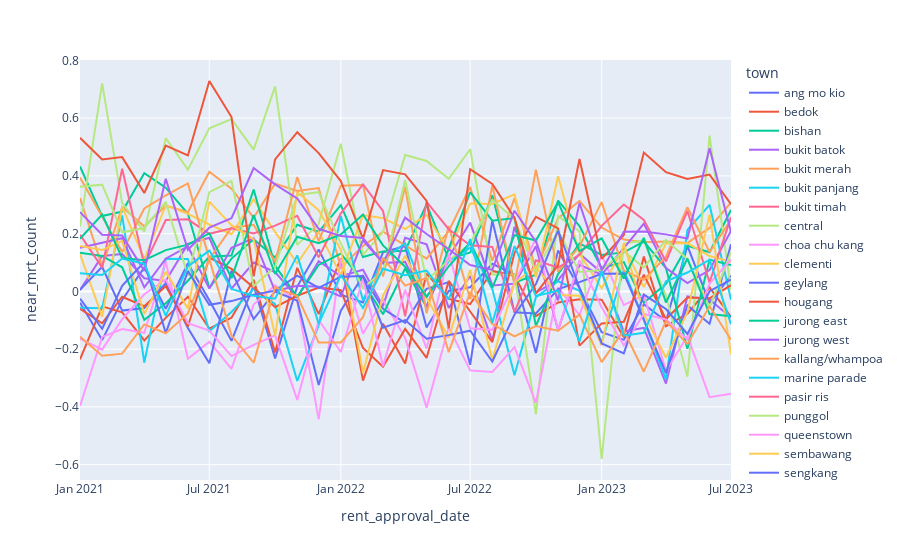

The notebook cell saved with this chart:
### Markdown cell above
### Town level

### Code cell
train_df_cleaned_final.groupby(['rent_approval_date', 'town'])[['psqm', 'near_mrt_count']].corr().iloc[0::2,-1].reset_index().plot.line(x='rent_approval_date', y='near_mrt_count', color='town')

### Figure 1 — Plotly figure (JSON) as saved in the notebook; plotly's stock layout.template omitted (floating-point values rounded to 4 significant figures)
{"data": [{"hovertemplate": "town=ang mo kio<br>rent_approval_date=%{x}<br>near_mrt_count=%{y}<extra></extra>", "legendgroup": "ang mo kio", "line": {"color": "#636efa", "dash": "solid"}, "marker": {"symbol": "circle"}, "mode": "lines", "name": "ang mo kio", "orientation": "v", "showlegend": true, "type": "scatter", "x": ["2021-01", "2021-02", "2021-03", "2021-04", "2021-05", "2021-06", "2021-07", "2021-08", "2021-09", "2021-10", "2021-11", "2021-12", "2022-01", "2022-02", "2022-03", "2022-04", "2022-05", "2022-06", "2022-07", "2022-08", "2022-09", "2022-10", "2022-11", "2022-12", "2023-01", "2023-02", "2023-03", "2023-04", "2023-05", "2023-06", "2023-07"], "xaxis": "x", "y": [-0.03893, -0.1685, -0.0294, 0.08278, -0.06003, 0.09765, -0.03088, -0.171, 0.02052, -0.2318, 0.01674, 0.1454, -0.01103, -0.03845, 0.1353, 0.1568, -0.125, 0.001762, 0.01419, 0.0954, 0.05788, -0.2128, 0.1419, 0.0107, -0.1416, -0.1678, -0.0446, -0.103, 0.1572, -0.04062, 0.05459], "yaxis": "y"}, {"hovertemplate": "town=bedok<br>rent_approval_date=%{x}<br>near_mrt_count=%{y}<extra></extra>", "legendgroup": "bedok", "line": {"color": "#EF553B", "dash": "solid"}, "marker": {"symbol": "circle"}, "mode": "lines", "name": "bedok", "orientation": "v", "showlegend": true, "type": "scatter", "x": ["2021-01", "2021-02", "2021-03", "2021-04", "2021-05", "2021-06", "2021-07", "2021-08", "2021-09", "2021-10", "2021-11", "2021-12", "2022-01", "2022-02", "2022-03", "2022-04", "2022-05", "2022-06", "2022-07", "2022-08", "2022-09", "2022-10", "2022-11", "2022-12", "2023-01", "2023-02", "2023-03", "2023-04", "2023-05", "2023-06", "2023-07"], "xaxis": "x", "y": [-0.2349, -0.05181, -0.07267, -0.1699, -0.09171, -0.0186, -0.1286, -0.0909, 0.03987, -0.2113, 0.08152, -0.0786, 0.1139, -0.3089, -0.1117, -0.2497, 0.06169, -0.0259, -0.0439, 0.07068, 0.05438, -0.08581, -0.03829, -0.02746, -0.02884, -0.1584, 0.1205, -0.1206, -0.07723, 0.01354, -0.08809], "yaxis": "y"}, {"hovertemplate": "town=bishan<br>rent_approval_date=%{x}<br>near_mrt_count=%{y}<extra></extra>", "legendgroup": "bishan", "line": {"color": "#00cc96", "dash": "solid"}, "marker": {"symbol": "circle"}, "mode": "lines", "name": "bishan", "orientation": "v", "showlegend": true, "type": "scatter", "x": ["2021-01", "2021-02", "2021-03", "2021-04", "2021-05", "2021-06", "2021-07", "2021-08", "2021-09", "2021-10", "2021-11", "2021-12", "2022-01", "2022-02", "2022-03", "2022-04", "2022-05", "2022-06", "2022-07", "2022-08", "2022-09", "2022-10", "2022-11", "2022-12", "2023-01", "2023-02", "2023-03", "2023-04", "2023-05", "2023-06", "2023-07"], "xaxis": "x", "y": [0.4326, 0.2607, 0.2765, 0.409, 0.3589, 0.2688, 0.0122, 0.1135, 0.1803, 0.1171, 0.2306, 0.2063, 0.2987, 0.1191, 0.1385, 0.1407, 0.3012, 0.1119, 0.1346, 0.3325, 0.03048, 0.05766, 0.3143, 0.2261, 0.08108, 0.1015, -0.03914, 0.02641, 0.1582, 0.1357, 0.2818], "yaxis": "y"}, {"hovertemplate": "town=bukit batok<br>rent_approval_date=%{x}<br>near_mrt_count=%{y}<extra></extra>", "legendgroup": "bukit batok", "line": {"color": "#ab63fa", "dash": "solid"}, "marker": {"symbol": "circle"}, "mode": "lines", "name": "bukit batok", "orientation": "v", "showlegend": true, "type": "scatter", "x": ["2021-01", "2021-02", "2021-03", "2021-04", "2021-05", "2021-06", "2021-07", "2021-08", "2021-09", "2021-10", "2021-11", "2021-12", "2022-01", "2022-02", "2022-03", "2022-04", "2022-05", "2022-06", "2022-07", "2022-08", "2022-09", "2022-10", "2022-11", "2022-12", "2023-01", "2023-02", "2023-03", "2023-04", "2023-05", "2023-06", "2023-07"], "xaxis": "x", "y": [0.004297, 0.1225, 0.1295, 0.04546, 0.0359, 0.1644, 0.1858, 0.009296, 0.09998, 0.06704, -0.02104, 0.1047, 0.05257, 0.07504, -0.05152, 0.1854, 0.1629, -0.05732, 0.05329, -0.1728, 0.2239, -0.004336, 0.03911, 0.1308, 0.0649, -0.1389, -0.1263, -0.319, -0.01744, -0.02773, -0.0903], "yaxis": "y"}, {"hovertemplate": "town=bukit merah<br>rent_approval_date=%{x}<br>near_mrt_count=%{y}<extra></extra>", "legendgroup": "bukit merah", "line": {"color": "#FFA15A", "dash": "solid"}, "marker": {"symbol": "circle"}, "mode": "lines", "name": "bukit merah", "orientation": "v", "showlegend": true, "type": "scatter", "x": ["2021-01", "2021-02", "2021-03", "2021-04", "2021-05", "2021-06", "2021-07", "2021-08", "2021-09", "2021-10", "2021-11", "2021-12", "2022-01", "2022-02", "2022-03", "2022-04", "2022-05", "2022-06", "2022-07", "2022-08", "2022-09", "2022-10", "2022-11", "2022-12", "2023-01", "2023-02", "2023-03", "2023-04", "2023-05", "2023-06", "2023-07"], "xaxis": "x", "y": [0.3237, 0.08616, 0.2918, 0.2252, 0.2966, 0.2742, 0.414, 0.3555, 0.2548, 0.3731, 0.3478, 0.3576, 0.08262, 0.1571, 0.2066, 0.1584, 0.1132, 0.2086, 0.3613, 0.106, 0.323, 0.07869, 0.2531, 0.3129, 0.221, 0.1794, 0.1704, 0.1725, 0.1677, 0.2198, 0.3078], "yaxis": "y"}, {"hovertemplate": "town=bukit panjang<br>rent_approval_date=%{x}<br>near_mrt_count=%{y}<extra></extra>", "legendgroup": "bukit panjang", "line": {"color": "#19d3f3", "dash": "solid"}, "marker": {"symbol": "circle"}, "mode": "lines", "name": "bukit panjang", "orientation": "v", "showlegend": true, "type": "scatter", "x": ["2021-01", "2021-02", "2021-03", "2021-04", "2021-05", "2021-06", "2021-07", "2021-08", "2021-09", "2021-10", "2021-11", "2021-12", "2022-01", "2022-02", "2022-03", "2022-04", "2022-05", "2022-06", "2022-07", "2022-08", "2022-09", "2022-10", "2022-11", "2022-12", "2023-01", "2023-02", "2023-03", "2023-04", "2023-05", "2023-06", "2023-07"], "xaxis": "x", "y": [-0.05665, -0.05837, 0.2631, -0.2462, 0.1131, 0.1124, -0.138, -0.07123, 0.008804, -0.04412, -0.3102, -0.117, 0.2614, -0.03151, 0.1098, 0.1663, -0.02029, 0.1045, 0.1515, 0.007879, -0.2905, -0.01984, 0.0352, 0.001904, -0.1756, 0.07352, -0.09769, -0.3049, 0.2125, 0.2997, -0.02945], "yaxis": "y"}, {"hovertemplate": "town=bukit timah<br>rent_approval_date=%{x}<br>near_mrt_count=%{y}<extra></extra>", "legendgroup": "bukit timah", "line": {"color": "#FF6692", "dash": "solid"}, "marker": {"symbol": "circle"}, "mode": "lines", "name": "bukit timah", "orientation": "v", "showlegend": true, "type": "scatter", "x": ["2021-01", "2021-02", "2021-03", "2021-04", "2021-05", "2021-06", "2021-07", "2021-08", "2021-09", "2021-10", "2021-11", "2021-12", "2022-01", "2022-02", "2022-03", "2022-06", "2022-07", "2022-10", "2022-11", "2023-01", "2023-02", "2023-03", "2023-04", "2023-05", "2023-06", "2023-07"], "xaxis": "x", "y": [null, null, null, null, null, null, null, null, null, null, null, null, null, null, null, null, null, null, null, null, null, null, null, null, null, null], "yaxis": "y"}, {"hovertemplate": "town=central<br>rent_approval_date=%{x}<br>near_mrt_count=%{y}<extra></extra>", "legendgroup": "central", "line": {"color": "#B6E880", "dash": "solid"}, "marker": {"symbol": "circle"}, "mode": "lines", "name": "central", "orientation": "v", "showlegend": true, "type": "scatter", "x": ["2021-01", "2021-02", "2021-03", "2021-04", "2021-05", "2021-06", "2021-07", "2021-08", "2021-09", "2021-10", "2021-11", "2021-12", "2022-01", "2022-02", "2022-03", "2022-04", "2022-05", "2022-06", "2022-07", "2022-08", "2022-09", "2022-10", "2022-11", "2022-12", "2023-01", "2023-02", "2023-03", "2023-04", "2023-05", "2023-06", "2023-07"], "xaxis": "x", "y": [0.2244, 0.7199, 0.3055, 0.2071, 0.5305, 0.4216, 0.5647, 0.5964, 0.4908, 0.7099, 0.1612, 0.2339, 0.5109, 0.1263, 0.2057, 0.4723, 0.4513, 0.3898, 0.4922, 0.05883, 0.05868, -0.4256, 0.2608, 0.2084, -0.5803, 0.1651, 0.1767, -0.01629, -0.2954, 0.5396, 0.005199], "yaxis": "y"}, {"hovertemplate": "town=choa chu kang<br>rent_approval_date=%{x}<br>near_mrt_count=%{y}<extra></extra>", "legendgroup": "choa chu kang", "line": {"color": "#FF97FF", "dash": "solid"}, "marker": {"symbol": "circle"}, "mode": "lines", "name": "choa chu kang", "orientation": "v", "showlegend": true, "type": "scatter", "x": ["2021-01", "2021-02", "2021-03", "2021-04", "2021-05", "2021-06", "2021-07", "2021-08", "2021-09", "2021-10", "2021-11", "2021-12", "2022-01", "2022-02", "2022-03", "2022-04", "2022-05", "2022-06", "2022-07", "2022-08", "2022-09", "2022-10", "2022-11", "2022-12", "2023-01", "2023-02", "2023-03", "2023-04", "2023-05", "2023-06", "2023-07"], "xaxis": "x", "y": [-0.3968, -0.1575, -0.1306, -0.1432, 0.1033, -0.2333, -0.1743, -0.2679, -0.04541, 0.0215, -0.03424, -0.4433, 0.1133, -0.1465, -0.02898, -0.1612, -0.4024, -0.1233, -0.2735, -0.2788, -0.193, -0.3861, 0.01344, -0.08173, 0.1256, -0.04731, -0.01189, -0.2758, -0.1542, -0.3663, -0.3542], "yaxis": "y"}, {"hovertemplate": "town=clementi<br>rent_approval_date=%{x}<br>near_mrt_count=%{y}<extra></extra>", "legendgroup": "clementi", "line": {"color": "#FECB52", "dash": "solid"}, "marker": {"symbol": "circle"}, "mode": "lines", "name": "clementi", "orientation": "v", "showlegend": true, "type": "scatter", "x": ["2021-01", "2021-02", "2021-03", "2021-04", "2021-05", "2021-06", "2021-07", "2021-08", "2021-09", "2021-10", "2021-11", "2021-12", "2022-01", "2022-02", "2022-03", "2022-04", "2022-05", "2022-06", "2022-07", "2022-08", "2022-09", "2022-10", "2022-11", "2022-12", "2023-01", "2023-02", "2023-03", "2023-04", "2023-05", "2023-06", "2023-07"], "xaxis": "x", "y": [0.1291, -0.08794, 0.2923, 0.1117, 0.2977, 0.2686, 0.2317, 0.1979, 0.3187, 0.2054, 0.09734, 0.2061, 0.05793, 0.2639, 0.2537, 0.216, 0.2652, 0.1398, 0.3042, 0.3027, 0.3357, 0.04879, 0.3989, 0.13, 0.01073, 0.1549, 0.0147, 0.166, 0.1672, 0.1226, 0.1024], "yaxis": "y"}, {"hovertemplate": "town=geylang<br>rent_approval_date=%{x}<br>near_mrt_count=%{y}<extra></extra>", "legendgroup": "geylang", "line": {"color": "#636efa", "dash": "solid"}, "marker": {"symbol": "circle"}, "mode": "lines", "name": "geylang", "orientation": "v", "showlegend": true, "type": "scatter", "x": ["2021-01", "2021-02", "2021-03", "2021-04", "2021-05", "2021-06", "2021-07", "2021-08", "2021-09", "2021-10", "2021-11", "2021-12", "2022-01", "2022-02", "2022-03", "2022-04", "2022-05", "2022-06", "2022-07", "2022-08", "2022-09", "2022-10", "2022-11", "2022-12", "2023-01", "2023-02", "2023-03", "2023-04", "2023-05", "2023-06", "2023-07"], "xaxis": "x", "y": [0.005655, 0.08507, -0.0665, -0.0575, 0.02882, -0.1269, -0.2491, 0.07181, -0.09596, -0.0003658, -0.0317, -0.3239, -0.06708, 0.05348, -0.06055, -0.1088, 0.009213, 0.03206, -0.2539, 0.2457, -0.07255, -0.0762, 0.007745, 0.03207, 0.06076, 0.06177, -0.09789, -0.2831, -0.04873, -0.1122, 0.163], "yaxis": "y"}, {"hovertemplate": "town=hougang<br>rent_approval_date=%{x}<br>near_mrt_count=%{y}<extra></extra>", "legendgroup": "hougang", "line": {"color": "#EF553B", "dash": "solid"}, "marker": {"symbol": "circle"}, "mode": "lines", "name": "hougang", "orientation": "v", "showlegend": true, "type": "scatter", "x": ["2021-01", "2021-02", "2021-03", "2021-04", "2021-05", "2021-06", "2021-07", "2021-08", "2021-09", "2021-10", "2021-11", "2021-12", "2022-01", "2022-02", "2022-03", "2022-04", "2022-05", "2022-06", "2022-07", "2022-08", "2022-09", "2022-10", "2022-11", "2022-12", "2023-01", "2023-02", "2023-03", "2023-04", "2023-05", "2023-06", "2023-07"], "xaxis": "x", "y": [-0.06056, -0.1103, -0.01839, -0.05142, 0.01844, -0.1218, 0.1167, 0.07769, 0.01318, -0.05458, -0.01503, 0.01355, 0.004066, -0.1959, -0.2607, -0.1299, -0.2303, 0.03632, -0.06968, -0.1753, 0.1334, 0.2581, 0.2183, -0.1877, -0.1108, -0.1049, 0.05827, -0.09648, -0.0214, -0.02411, 0.02143], "yaxis": "y"}, {"hovertemplate": "town=jurong east<br>rent_approval_date=%{x}<br>near_mrt_count=%{y}<extra></extra>", "legendgroup": "jurong east", "line": {"color": "#00cc96", "dash": "solid"}, "marker": {"symbol": "circle"}, "mode": "lines", "name": "jurong east", "orientation": "v", "showlegend": true, "type": "scatter", "x": ["2021-01", "2021-02", "2021-03", "2021-04", "2021-05", "2021-06", "2021-07", "2021-08", "2021-09", "2021-10", "2021-11", "2021-12", "2022-01", "2022-02", "2022-03", "2022-04", "2022-05", "2022-06", "2022-07", "2022-08", "2022-09", "2022-10", "2022-11", "2022-12", "2023-01", "2023-02", "2023-03", "2023-04", "2023-05", "2023-06", "2023-07"], "xaxis": "x", "y": [0.1343, 0.1226, 0.08341, -0.09844, -0.04135, 0.03693, 0.1201, 0.1244, 0.3527, 0.08862, -0.01908, 0.09164, 0.131, 0.03357, -0.079, 0.07928, -0.05532, 0.1505, 0.3437, 0.245, 0.2539, -0.1195, 0.06001, 0.166, 0.1262, 0.135, 0.1723, 0.08038, -0.1986, 0.1096, 0.09147], "yaxis": "y"}, {"hovertemplate": "town=jurong west<br>rent_approval_date=%{x}<br>near_mrt_count=%{y}<extra></extra>", "legendgroup": "jurong west", "line": {"color": "#ab63fa", "dash": "solid"}, "marker": {"symbol": "circle"}, "mode": "lines", "name": "jurong west", "orientation": "v", "showlegend": true, "type": "scatter", "x": ["2021-01", "2021-02", "2021-03", "2021-04", "2021-05", "2021-06", "2021-07", "2021-08", "2021-09", "2021-10", "2021-11", "2021-12", "2022-01", "2022-02", "2022-03", "2022-04", "2022-05", "2022-06", "2022-07", "2022-08", "2022-09", "2022-10", "2022-11", "2022-12", "2023-01", "2023-02", "2023-03", "2023-04", "2023-05", "2023-06", "2023-07"], "xaxis": "x", "y": [0.1506, 0.1668, 0.1839, 0.01404, 0.1133, 0.1556, 0.009699, 0.151, 0.184, 0.001257, 0.01961, 0.01579, -0.01772, 0.1771, 0.09842, 0.1021, -0.0522, 0.119, 0.2383, 0.02067, 0.02634, 0.1561, -0.1346, 0.0922, 0.05818, 0.1502, 0.235, 0.08092, 0.02901, 0.07372, 0.209], "yaxis": "y"}, {"hovertemplate": "town=kallang/whampoa<br>rent_approval_date=%{x}<br>near_mrt_count=%{y}<extra></extra>", "legendgroup": "kallang/whampoa", "line": {"color": "#FFA15A", "dash": "solid"}, "marker": {"symbol": "circle"}, "mode": "lines", "name": "kallang/whampoa", "orientation": "v", "showlegend": true, "type": "scatter", "x": ["2021-01", "2021-02", "2021-03", "2021-04", "2021-05", "2021-06", "2021-07", "2021-08", "2021-09", "2021-10", "2021-11", "2021-12", "2022-01", "2022-02", "2022-03", "2022-04", "2022-05", "2022-06", "2022-07", "2022-08", "2022-09", "2022-10", "2022-11", "2022-12", "2023-01", "2023-02", "2023-03", "2023-04", "2023-05", "2023-06", "2023-07"], "xaxis": "x", "y": [0.3942, 0.2614, 0.1365, 0.2872, 0.3321, 0.3737, 0.1117, 0.2205, 0.2308, 0.1021, 0.396, 0.1728, 0.366, 0.368, 0.05171, 0.3624, -0.07591, 0.2261, -0.02718, 0.3668, 0.02429, 0.4211, 0.06834, 0.1557, 0.309, 0.07216, 0.04045, 0.1203, 0.2914, 0.1365, 0.2486], "yaxis": "y"}, {"hovertemplate": "town=marine parade<br>rent_approval_date=%{x}<br>near_mrt_count=%{y}<extra></extra>", "legendgroup": "marine parade", "line": {"color": "#19d3f3", "dash": "solid"}, "marker": {"symbol": "circle"}, "mode": "lines", "name": "marine parade", "orientation": "v", "showlegend": true, "type": "scatter", "x": ["2021-01", "2021-02", "2021-03", "2021-04", "2021-05", "2021-06", "2021-07", "2021-08", "2021-09", "2021-10", "2021-11", "2021-12", "2022-01", "2022-02", "2022-03", "2022-04", "2022-05", "2022-06", "2022-07", "2022-08", "2022-09", "2022-10", "2022-11", "2022-12", "2023-01", "2023-02", "2023-03", "2023-04", "2023-05", "2023-06", "2023-07"], "xaxis": "x", "y": [null, null, null, null, null, null, null, null, null, null, null, null, null, null, null, null, null, null, null, null, null, null, null, null, null, null, null, null, null, null, null], "yaxis": "y"}, {"hovertemplate": "town=pasir ris<br>rent_approval_date=%{x}<br>near_mrt_count=%{y}<extra></extra>", "legendgroup": "pasir ris", "line": {"color": "#FF6692", "dash": "solid"}, "marker": {"symbol": "circle"}, "mode": "lines", "name": "pasir ris", "orientation": "v", "showlegend": true, "type": "scatter", "x": ["2021-01", "2021-02", "2021-03", "2021-04", "2021-05", "2021-06", "2021-07", "2021-08", "2021-09", "2021-10", "2021-11", "2021-12", "2022-01", "2022-02", "2022-03", "2022-04", "2022-05", "2022-06", "2022-07", "2022-08", "2022-09", "2022-10", "2022-11", "2022-12", "2023-01", "2023-02", "2023-03", "2023-04", "2023-05", "2023-06", "2023-07"], "xaxis": "x", "y": [0.1964, 0.08218, 0.4246, 0.09026, 0.2469, 0.2494, 0.1993, 0.2184, 0.2008, 0.2278, 0.2615, 0.1177, 0.2702, 0.3705, 0.2785, -0.08611, 0.3097, 0.2154, 0.1597, 0.1537, -0.07146, 0.1075, 0.08194, 0.1269, 0.2271, 0.3008, 0.2472, 0.1036, 0.2781, 0.03073, 0.2575], "yaxis": "y"}, {"hovertemplate": "town=punggol<br>rent_approval_date=%{x}<br>near_mrt_count=%{y}<extra></extra>", "legendgroup": "punggol", "line": {"color": "#B6E880", "dash": "solid"}, "marker": {"symbol": "circle"}, "mode": "lines", "name": "punggol", "orientation": "v", "showlegend": true, "type": "scatter", "x": ["2021-01", "2021-02", "2021-03", "2021-04", "2021-05", "2021-06", "2021-07", "2021-08", "2021-09", "2021-10", "2021-11", "2021-12", "2022-01", "2022-02", "2022-03", "2022-04", "2022-05", "2022-06", "2022-07", "2022-08", "2022-09", "2022-10", "2022-11", "2022-12", "2023-01", "2023-02", "2023-03", "2023-04", "2023-05", "2023-06", "2023-07"], "xaxis": "x", "y": [0.3626, 0.3696, 0.2045, 0.2196, 0.3098, 0.05375, 0.3437, 0.3825, 0.01837, 0.08456, 0.3333, 0.3437, 0.1652, 0.0114, 0.06972, 0.3848, 0.03793, 0.1081, 0.1647, 0.317, 0.2507, 0.06864, 0.2109, 0.06755, 0.07406, 0.1389, 0.08273, 0.1782, 0.1114, -0.05588, 0.1356], "yaxis": "y"}, {"hovertemplate": "town=queenstown<br>rent_approval_date=%{x}<br>near_mrt_count=%{y}<extra></extra>", "legendgroup": "queenstown", "line": {"color": "#FF97FF", "dash": "solid"}, "marker": {"symbol": "circle"}, "mode": "lines", "name": "queenstown", "orientation": "v", "showlegend": true, "type": "scatter", "x": ["2021-01", "2021-02", "2021-03", "2021-04", "2021-05", "2021-06", "2021-07", "2021-08", "2021-09", "2021-10", "2021-11", "2021-12", "2022-01", "2022-02", "2022-03", "2022-04", "2022-05", "2022-06", "2022-07", "2022-08", "2022-09", "2022-10", "2022-11", "2022-12", "2023-01", "2023-02", "2023-03", "2023-04", "2023-05", "2023-06", "2023-07"], "xaxis": "x", "y": [-0.1635, -0.2016, -0.09631, -0.01006, 0.04129, -0.1097, -0.136, -0.2239, -0.1854, -0.1521, -0.3756, -0.0989, -0.2097, 0.04313, -0.2589, 0.005705, -0.1979, 0.1313, -0.1274, -0.1331, 0.02931, 0.184, -0.1341, 0.1074, -0.05462, -0.1864, -0.0782, -0.09735, -0.1669, 0.02672, 0.1104], "yaxis": "y"}, {"hovertemplate": "town=sembawang<br>rent_approval_date=%{x}<br>near_mrt_count=%{y}<extra></extra>", "legendgroup": "sembawang", "line": {"color": "#FECB52", "dash": "solid"}, "marker": {"symbol": "circle"}, "mode": "lines", "name": "sembawang", "orientation": "v", "showlegend": true, "type": "scatter", "x": ["2021-01", "2021-02", "2021-03", "2021-04", "2021-05", "2021-06", "2021-07", "2021-08", "2021-09", "2021-10", "2021-11", "2021-12", "2022-01", "2022-02", "2022-03", "2022-04", "2022-05", "2022-06", "2022-07", "2022-08", "2022-09", "2022-10", "2022-11", "2022-12", "2023-01", "2023-02", "2023-03", "2023-04", "2023-05", "2023-06", "2023-07"], "xaxis": "x", "y": [0.1569, 0.1431, 0.175, -0.07824, 0.06766, -0.05968, 0.3107, 0.2293, 0.1798, -0.1538, 0.3445, 0.2813, 0.1437, -0.2826, -0.01476, 0.1235, -0.02087, -0.1602, 0.07467, -0.2372, 0.02991, 0.08519, -0.01253, -0.01526, -0.187, 0.1667, -0.07787, -0.2297, -0.07227, 0.2658, -0.2178], "yaxis": "y"}, {"hovertemplate": "town=sengkang<br>rent_approval_date=%{x}<br>near_mrt_count=%{y}<extra></extra>", "legendgroup": "sengkang", "line": {"color": "#636efa", "dash": "solid"}, "marker": {"symbol": "circle"}, "mode": "lines", "name": "sengkang", "orientation": "v", "showlegend": true, "type": "scatter", "x": ["2021-01", "2021-02", "2021-03", "2021-04", "2021-05", "2021-06", "2021-07", "2021-08", "2021-09", "2021-10", "2021-11", "2021-12", "2022-01", "2022-02", "2022-03", "2022-04", "2022-05", "2022-06", "2022-07", "2022-08", "2022-09", "2022-10", "2022-11", "2022-12", "2023-01", "2023-02", "2023-03", "2023-04", "2023-05", "2023-06", "2023-07"], "xaxis": "x", "y": [-0.02522, -0.1297, 0.01951, 0.1023, -0.1443, 0.0703, -0.04659, -0.03362, -0.01175, 0.00266, 0.05447, 0.01221, 0.05101, 0.05315, -0.1255, -0.09931, -0.1641, -0.1514, -0.1359, -0.2428, -0.08052, 0.02514, 0.2103, 0.01269, -0.1802, -0.2148, -0.01104, -0.06091, -0.1473, 0.0007143, 0.04061], "yaxis": "y"}, {"hovertemplate": "town=serangoon<br>rent_approval_date=%{x}<br>near_mrt_count=%{y}<extra></extra>", "legendgroup": "serangoon", "line": {"color": "#EF553B", "dash": "solid"}, "marker": {"symbol": "circle"}, "mode": "lines", "name": "serangoon", "orientation": "v", "showlegend": true, "type": "scatter", "x": ["2021-01", "2021-02", "2021-03", "2021-04", "2021-05", "2021-06", "2021-07", "2021-08", "2021-09", "2021-10", "2021-11", "2021-12", "2022-01", "2022-02", "2022-03", "2022-04", "2022-05", "2022-06", "2022-07", "2022-08", "2022-09", "2022-10", "2022-11", "2022-12", "2023-01", "2023-02", "2023-03", "2023-04", "2023-05", "2023-06", "2023-07"], "xaxis": "x", "y": [0.5318, 0.4571, 0.4649, 0.3406, 0.5047, 0.4708, 0.7284, 0.6035, 0.05186, 0.4571, 0.551, 0.4788, 0.3821, 0.1828, 0.4199, 0.4054, 0.3136, -0.1281, 0.4234, 0.3722, 0.2553, -0.007245, 0.09065, 0.4584, 0.1125, 0.1953, 0.4806, 0.4129, 0.3895, 0.4043, 0.3021], "yaxis": "y"}, {"hovertemplate": "town=tampines<br>rent_approval_date=%{x}<br>near_mrt_count=%{y}<extra></extra>", "legendgroup": "tampines", "line": {"color": "#00cc96", "dash": "solid"}, "marker": {"symbol": "circle"}, "mode": "lines", "name": "tampines", "orientation": "v", "showlegend": true, "type": "scatter", "x": ["2021-01", "2021-02", "2021-03", "2021-04", "2021-05", "2021-06", "2021-07", "2021-08", "2021-09", "2021-10", "2021-11", "2021-12", "2022-01", "2022-02", "2022-03", "2022-04", "2022-05", "2022-06", "2022-07", "2022-08", "2022-09", "2022-10", "2022-11", "2022-12", "2023-01", "2023-02", "2023-03", "2023-04", "2023-05", "2023-06", "2023-07"], "xaxis": "x", "y": [0.1819, 0.266, 0.1156, 0.108, 0.143, 0.1618, 0.201, 0.04617, 0.2643, 0.06013, 0.1892, 0.1668, 0.1973, 0.2661, 0.1593, 0.08564, -0.01868, 0.08704, 0.1694, 0.013, 0.1949, 0.1762, 0.309, 0.1393, 0.1832, 0.04473, 0.1855, -0.03847, 0.1137, -0.07847, -0.08594], "yaxis": "y"}, {"hovertemplate": "town=toa payoh<br>rent_approval_date=%{x}<br>near_mrt_count=%{y}<extra></extra>", "legendgroup": "toa payoh", "line": {"color": "#ab63fa", "dash": "solid"}, "marker": {"symbol": "circle"}, "mode": "lines", "name": "toa payoh", "orientation": "v", "showlegend": true, "type": "scatter", "x": ["2021-01", "2021-02", "2021-03", "2021-04", "2021-05", "2021-06", "2021-07", "2021-08", "2021-09", "2021-10", "2021-11", "2021-12", "2022-01", "2022-02", "2022-03", "2022-04", "2022-05", "2022-06", "2022-07", "2022-08", "2022-09", "2022-10", "2022-11", "2022-12", "2023-01", "2023-02", "2023-03", "2023-04", "2023-05", "2023-06", "2023-07"], "xaxis": "x", "y": [0.2742, 0.196, 0.1938, 0.07109, 0.3902, 0.144, 0.2205, 0.2532, 0.4272, 0.3704, 0.322, 0.2168, 0.1914, 0.185, 0.09671, 0.2553, 0.1986, 0.146, 0.09105, 0.07454, 0.2794, 0.1724, -0.03122, 0.3061, 0.07346, 0.2066, 0.2073, 0.1974, 0.1829, 0.4955, 0.2051], "yaxis": "y"}, {"hovertemplate": "town=woodlands<br>rent_approval_date=%{x}<br>near_mrt_count=%{y}<extra></extra>", "legendgroup": "woodlands", "line": {"color": "#FFA15A", "dash": "solid"}, "marker": {"symbol": "circle"}, "mode": "lines", "name": "woodlands", "orientation": "v", "showlegend": true, "type": "scatter", "x": ["2021-01", "2021-02", "2021-03", "2021-04", "2021-05", "2021-06", "2021-07", "2021-08", "2021-09", "2021-10", "2021-11", "2021-12", "2022-01", "2022-02", "2022-03", "2022-04", "2022-05", "2022-06", "2022-07", "2022-08", "2022-09", "2022-10", "2022-11", "2022-12", "2023-01", "2023-02", "2023-03", "2023-04", "2023-05", "2023-06", "2023-07"], "xaxis": "x", "y": [-0.1568, -0.2227, -0.2155, -0.1143, -0.145, -0.07648, 0.1117, -0.1528, -0.2468, 0.01478, -0.01581, -0.1773, -0.1768, -0.0892, 0.1162, 0.01974, 0.04622, -0.2102, -0.002389, -0.1133, -0.1558, -0.12, -0.1364, -0.08034, -0.2448, -0.1345, -0.278, -0.1027, -0.1827, -0.05158, -0.1675], "yaxis": "y"}, {"hovertemplate": "town=yishun<br>rent_approval_date=%{x}<br>near_mrt_count=%{y}<extra></extra>", "legendgroup": "yishun", "line": {"color": "#19d3f3", "dash": "solid"}, "marker": {"symbol": "circle"}, "mode": "lines", "name": "yishun", "orientation": "v", "showlegend": true, "type": "scatter", "x": ["2021-01", "2021-02", "2021-03", "2021-04", "2021-05", "2021-06", "2021-07", "2021-08", "2021-09", "2021-10", "2021-11", "2021-12", "2022-01", "2022-02", "2022-03", "2022-04", "2022-05", "2022-06", "2022-07", "2022-08", "2022-09", "2022-10", "2022-11", "2022-12", "2023-01", "2023-02", "2023-03", "2023-04", "2023-05", "2023-06", "2023-07"], "xaxis": "x", "y": [0.0626, 0.05685, 0.114, 0.09588, -0.08464, 0.08646, 0.1413, 0.008347, -0.01537, -0.02499, 0.1247, -0.1116, 0.05669, -0.05787, 0.07834, 0.05571, 0.07186, -0.02795, 0.1809, -0.1095, 0.157, -0.01603, 0.002706, -0.1731, 0.07034, -0.1532, -0.1435, 0.03464, 0.06542, 0.1097, -0.1134], "yaxis": "y"}], "layout": {"legend": {"title": {"text": "town"}, "tracegroupgap": 0}, "margin": {"t": 60}, "xaxis": {"anchor": "y", "domain": [0, 1], "title": {"text": "rent_approval_date"}}, "yaxis": {"anchor": "x", "domain": [0, 1], "title": {"text": "near_mrt_count"}}}}
